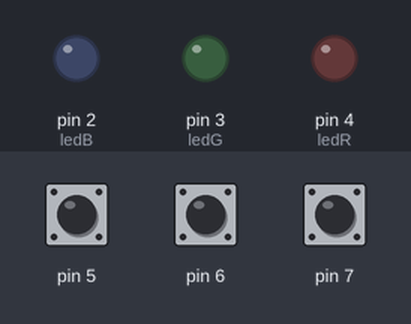
Bench run of a sketch on a simulated Arduino Uno, built with avr-gcc and run on an emulated ATmega328P. Shown: output pins drawn as LEDs (lit = HIGH). Inputs (shaded band) come from the test bench; at power-on: pin 5 HIGH, pin 6 HIGH, pin 7 HIGH.

Above: at 1.2 s.
1.3 s: pin 5 pulled LOW for 0.15 s
At 2.6 s:
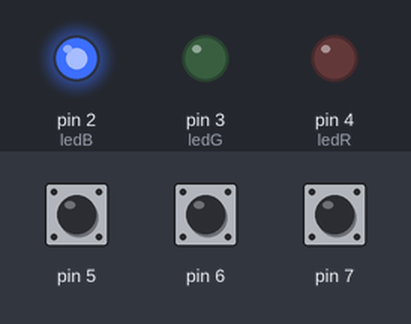
2.9 s: pin 6 pulled LOW for 0.15 s
At 3.9 s:
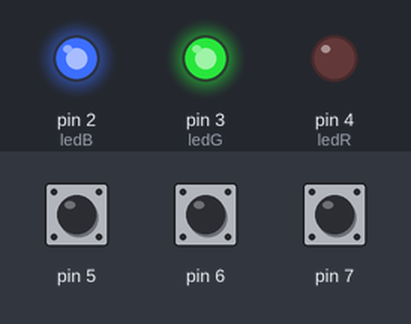
4.5 s: pin 7 pulled LOW for 0.15 s
At 5.2 s:
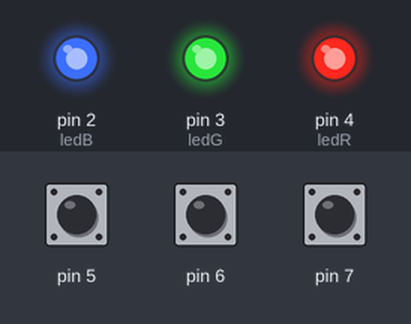
6.1 s: pin 5 pulled LOW for 1 s
At 7.5 s:
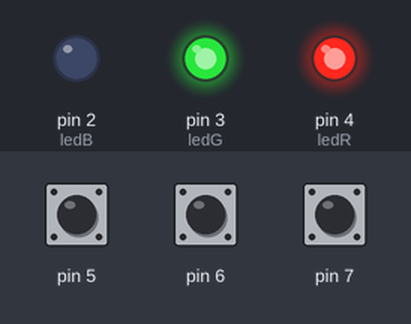
8.6 s: pin 6 pulled LOW for 1 s
At 10.8 s:
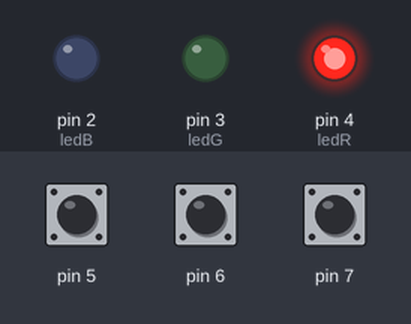
11.1 s: pin 5 pulled LOW for 0.15 s
At 12.4 s:
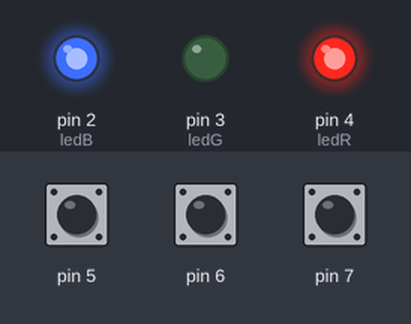
Timing chart, 0 to 13.7 s (numbered marks = the images above; inputs shaded):
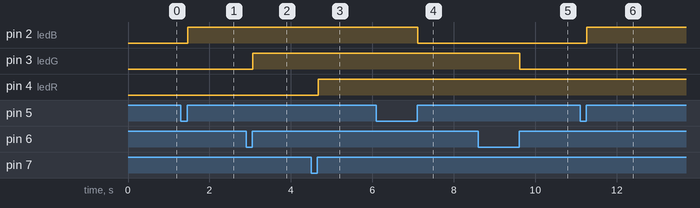

The sketch:

Aula9.ino
```cpp
#define btnR 7
#define btnG 6
#define btnB 5

#define ledR 4
#define ledG 3
#define ledB 2

class Button
{
public:
  Button(int pin);
  bool CheckBtnClicked();
private:
  int pin;
  bool pressed;
};

Button buttonR {btnR};
Button buttonG {btnG};
Button buttonB {btnB};

void setup()
{
   pinMode(ledR, OUTPUT);
   pinMode(ledG, OUTPUT);
   pinMode(ledB, OUTPUT);
}

void loop()
{
  delay(20); // To avoid contact bounce

  if(buttonR.CheckBtnClicked())
    digitalWrite(ledR, digitalRead(ledR) == HIGH ? LOW : HIGH);

  if(buttonG.CheckBtnClicked())
    digitalWrite(ledG, digitalRead(ledG) == HIGH ? LOW : HIGH);

  if(buttonB.CheckBtnClicked())
    digitalWrite(ledB, digitalRead(ledB) == HIGH ? LOW : HIGH);
}

Button::Button(int pin):pin{pin}
{
   pinMode(pin, INPUT_PULLUP);
}

bool Button::CheckBtnClicked()
{

  if(digitalRead(pin) == LOW && !pressed)
  {
     pressed = true;
  }
  else if(digitalRead(pin) == HIGH && pressed)
  {
    pressed = false;
    return true;
  }
  return false;
}
```

Measured:
- after the input at 1.3 s, pin 2 (ledB): LOW → HIGH after 0.16 s
- after the input at 2.9 s, pin 3 (ledG): LOW → HIGH after 0.17 s
- after the input at 4.5 s, pin 4 (ledR): LOW → HIGH after 0.17 s
- after the input at 6.1 s, pin 2 (ledB): HIGH → LOW after 1.0 s
- after the input at 8.6 s, pin 3 (ledG): HIGH → LOW after 1.0 s
- after the input at 11.1 s, pin 2 (ledB): LOW → HIGH after 0.16 s
